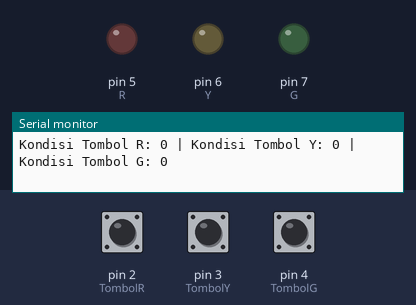
Recording of a sketch running on a simulated Arduino Uno, built with avr-gcc and run on an emulated ATmega328P. Parts: output pins drawn as LEDs (lit = HIGH), the last lines printed to the serial monitor. The test bench sets the inputs (shaded band); at power-on: pin 2 (TombolR) LOW, pin 3 (TombolY) LOW, pin 4 (TombolG) LOW.

Above: at 1.2 s.
1.3 s: pin 2 (TombolR) pulled HIGH for 0.15 s
At 1.48 s:
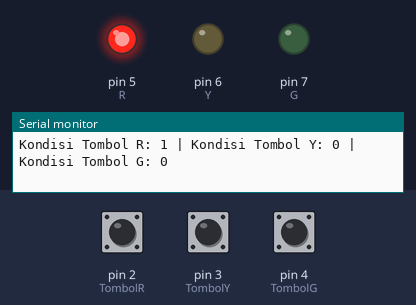
3.0 s: pin 3 (TombolY) pulled HIGH for 0.15 s
At 3.17 s:
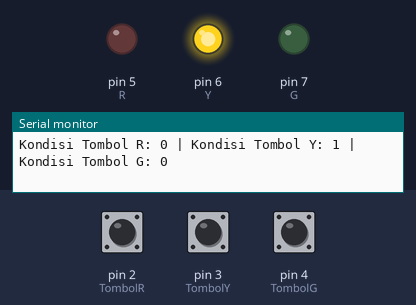
4.7 s: pin 4 (TombolG) pulled HIGH for 0.15 s
At 4.86 s:
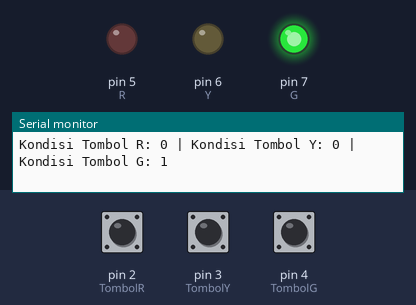
6.4 s: pin 4 (TombolG) pulled HIGH for 3.2 s
At 11.0 s:
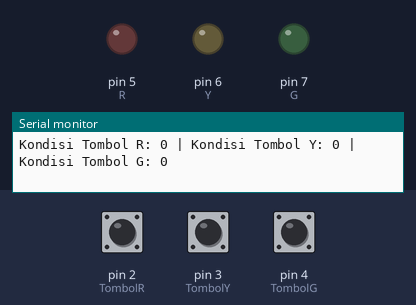
12.6 s: pin 2 (TombolR) pulled HIGH for 3.2 s
At 13.5 s:
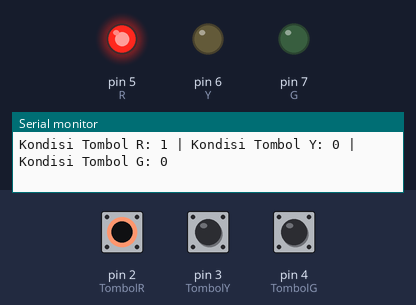
18.8 s: pin 2 (TombolR) driven HIGH and pin 3 (TombolY) driven HIGH
At 20.1 s:
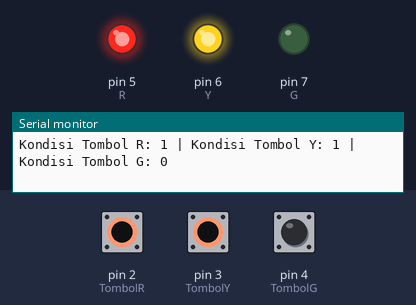
Timing chart, 0 to 21.4 s (numbered marks = the images above; inputs shaded):
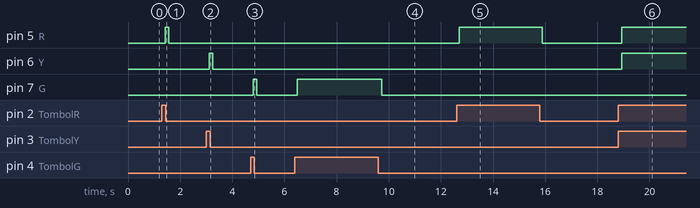

Measured:
- after the input at 1.3 s, pin 5 (R): LOW → HIGH after 0.12 s, → LOW 0.14 s later
- after the input at 3.0 s, pin 6 (Y): LOW → HIGH after 0.11 s, → LOW 0.14 s later
- after the input at 4.7 s, pin 7 (G): LOW → HIGH after 0.10 s, → LOW 0.14 s later
- after the input at 6.4 s, pin 7 (G): LOW → HIGH after 0.09 s, → LOW 3.2 s later
- after the input at 12.6 s, pin 5 (R): LOW → HIGH after 0.11 s, → LOW 3.2 s later
- after the input at 18.8 s, pin 5 (R), pin 6 (Y): LOW → HIGH after 0.13 s

The sketch:

1.Button.ino
```cpp
int TombolR = 2;
int TombolY = 3;
int TombolG = 4;

int R = 5;
int Y = 6;
int G = 7;

void setup() {
  Serial.begin(9600);
  pinMode(TombolR,INPUT);
  pinMode(TombolY,INPUT);
  pinMode(TombolG,INPUT);
  pinMode(R,OUTPUT);
  pinMode(Y,OUTPUT);
  pinMode(G,OUTPUT);
}

void loop() {
  int bacaTombolR = digitalRead(TombolR);
  int bacaTombolY = digitalRead(TombolY);
  int bacaTombolG = digitalRead(TombolG);

  Serial.print("Kondisi Tombol R: " + String(bacaTombolR));
  Serial.print(" | Kondisi Tombol Y: " + String(bacaTombolY));
  Serial.print(" | Kondisi Tombol G: " + String(bacaTombolG));
  Serial.println();

  //Logika
  if(bacaTombolR==1){digitalWrite(R, HIGH);}else{digitalWrite(R, LOW);} //Tombol R
  if(bacaTombolY==1){digitalWrite(Y, HIGH);}else{digitalWrite(Y, LOW);} //Tombol Y
  if(bacaTombolG==1){digitalWrite(G, HIGH);}else{digitalWrite(G, LOW);} //Tombol G

}
```
